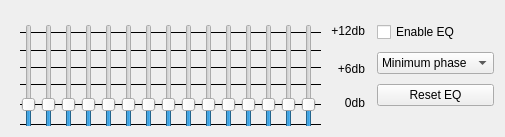
      <widget class="QWidget" name="eq">
       <property name="whatsThis">
        <string>&lt;html&gt;&lt;head/&gt;&lt;body&gt;&lt;p&gt;&lt;span style=&quot; font-weight:600; text-decoration: underline;&quot;&gt;FIR Equalizer&lt;/span&gt;&lt;/p&gt;&lt;p&gt;Cubic spline interpolated 15 bands equalizer&lt;/p&gt;&lt;p&gt;&lt;span style=&quot; font-weight:600;&quot;&gt;Preset:&lt;/span&gt; Here you can select default equalizer presets. &lt;/p&gt;&lt;p&gt;&lt;span style=&quot; font-weight:600;&quot;&gt;Equalizer Bands:&lt;/span&gt; You can manually adjust the levels of amplification and attenuation of the 15 bands. (Min/Max: -12/12dB)&lt;/p&gt;&lt;/body&gt;&lt;/html&gt;</string>
       </property>
       <attribute name="title">
        <string>Equalizer</string>
       </attribute>
       <layout class="QHBoxLayout" name="horizontalLayout_7">
        <item>
         <widget class="QFrame" name="eq_container">
          <property name="minimumSize">
           <size>
            <width>360</width>
            <height>0</height>
           </size>
          </property>
          <property name="frameShape">
           <enum>QFrame::NoFrame</enum>
          </property>
          <property name="frameShadow">
           <enum>QFrame::Raised</enum>
          </property>
          <widget class="QLabel" name="eq_p12db">
           <property name="geometry">
            <rect>
             <x>306</x>
             <y>10</y>
             <width>48</width>
             <height>20</height>
            </rect>
           </property>
           <property name="text">
            <string>+12db</string>
           </property>
           <property name="alignment">
            <set>Qt::AlignRight|Qt::AlignTrailing|Qt::AlignVCenter</set>
           </property>
          </widget>
          <widget class="QSlider" name="eq5">
           <property name="geometry">
            <rect>
             <x>90</x>
             <y>13</y>
             <width>16</width>
             <height>160</height>
            </rect>
           </property>
           <property name="minimum">
            <number>-1200</number>
           </property>
           <property name="maximum">
            <number>1200</number>
           </property>
           <property name="singleStep">
            <number>1</number>
           </property>
           <property name="pageStep">
            <number>50</number>
           </property>
           <property name="orientation">
            <enum>Qt::Vertical</enum>
           </property>
          </widget>
          <widget class="QSlider" name="eq2">
           <property name="geometry">
            <rect>
             <x>30</x>
             <y>13</y>
             <width>16</width>
             <height>160</height>
            </rect>
           </property>
           <property name="minimum">
            <number>-1200</number>
           </property>
           <property name="maximum">
            <number>1200</number>
           </property>
           <property name="singleStep">
            <number>1</number>
           </property>
           <property name="pageStep">
            <number>50</number>
           </property>
           <property name="orientation">
            <enum>Qt::Vertical</enum>
           </property>
          </widget>
          <widget class="Line" name="line_0db">
           <property name="geometry">
            <rect>
             <x>9</x>
             <y>83</y>
             <width>301</width>
             <height>20</height>
            </rect>
           </property>
           <property name="frameShadow">
            <enum>QFrame::Plain</enum>
           </property>
           <property name="orientation">
            <enum>Qt::Horizontal</enum>
           </property>
          </widget>
          <widget class="Line" name="line_p12db">
           <property name="geometry">
            <rect>
             <x>9</x>
             <y>11</y>
             <width>301</width>
             <height>20</height>
            </rect>
           </property>
           <property name="frameShadow">
            <enum>QFrame::Plain</enum>
           </property>
           <property name="orientation">
            <enum>Qt::Horizontal</enum>
           </property>
          </widget>
          <widget class="Line" name="line_0db_2">
           <property name="geometry">
            <rect>
             <x>9</x>
             <y>46</y>
             <width>301</width>
             <height>20</height>
            </rect>
           </property>
           <property name="frameShadow">
            <enum>QFrame::Plain</enum>
           </property>
           <property name="orientation">
            <enum>Qt::Horizontal</enum>
           </property>
          </widget>
          <widget class="QSlider" name="eq3">
           <property name="geometry">
            <rect>
             <x>50</x>
             <y>13</y>
             <width>16</width>
             <height>160</height>
            </rect>
           </property>
           <property name="minimum">
            <number>-1200</number>
           </property>
           <property name="maximum">
            <number>1200</number>
           </property>
           <property name="singleStep">
            <number>1</number>
           </property>
           <property name="pageStep">
            <number>50</number>
           </property>
           <property name="orientation">
            <enum>Qt::Vertical</enum>
           </property>
          </widget>
          <widget class="Line" name="line_p3db">
           <property name="geometry">
            <rect>
             <x>9</x>
             <y>63</y>
             <width>301</width>
             <height>20</height>
            </rect>
           </property>
           <property name="frameShadow">
            <enum>QFrame::Plain</enum>
           </property>
           <property name="orientation">
            <enum>Qt::Horizontal</enum>
           </property>
          </widget>
          <widget class="QSlider" name="eq1">
           <property name="geometry">
            <rect>
             <x>10</x>
             <y>13</y>
             <width>16</width>
             <height>160</height>
            </rect>
           </property>
           <property name="minimum">
            <number>-1200</number>
           </property>
           <property name="maximum">
            <number>1200</number>
           </property>
           <property name="singleStep">
            <number>1</number>
           </property>
           <property name="pageStep">
            <number>50</number>
           </property>
           <property name="value">
            <number>0</number>
           </property>
           <property name="orientation">
            <enum>Qt::Vertical</enum>
           </property>
          </widget>
          <widget class="Line" name="line_p9db">
           <property name="geometry">
            <rect>
             <x>9</x>
             <y>29</y>
             <width>301</width>
             <height>20</height>
            </rect>
           </property>
           <property name="frameShadow">
            <enum>QFrame::Plain</enum>
           </property>
           <property name="orientation">
            <enum>Qt::Horizontal</enum>
           </property>
          </widget>
          <widget class="QLabel" name="eq_p6db">
           <property name="geometry">
            <rect>
             <x>313</x>
             <y>48</y>
             <width>41</width>
             <height>20</height>
            </rect>
           </property>
           <property name="text">
            <string>+6db</string>
           </property>
           <property name="alignment">
            <set>Qt::AlignRight|Qt::AlignTrailing|Qt::AlignVCenter</set>
           </property>
          </widget>
          <widget class="Line" name="line_n6db">
           <property name="geometry">
            <rect>
             <x>9</x>
             <y>120</y>
             <width>301</width>
             <height>20</height>
            </rect>
           </property>
           <property name="frameShadow">
            <enum>QFrame::Plain</enum>
           </property>
           <property name="orientation">
            <enum>Qt::Horizontal</enum>
           </property>
          </widget>
          <widget class="QSlider" name="eq10">
           <property name="geometry">
            <rect>
             <x>190</x>
             <y>13</y>
             <width>16</width>
             <height>160</height>
            </rect>
           </property>
           <property name="minimum">
            <number>-1200</number>
           </property>
           <property name="maximum">
            <number>1200</number>
           </property>
           <property name="singleStep">
            <number>1</number>
           </property>
           <property name="pageStep">
            <number>50</number>
           </property>
           <property name="orientation">
            <enum>Qt::Vertical</enum>
           </property>
          </widget>
          <widget class="QSlider" name="eq7">
           <property name="geometry">
            <rect>
             <x>130</x>
             <y>13</y>
             <width>16</width>
             <height>160</height>
            </rect>
           </property>
           <property name="minimum">
            <number>-1200</number>
           </property>
           <property name="maximum">
            <number>1200</number>
           </property>
           <property name="singleStep">
            <number>1</number>
           </property>
           <property name="pageStep">
            <number>50</number>
           </property>
           <property name="orientation">
            <enum>Qt::Vertical</enum>
           </property>
          </widget>
          <widget class="Line" name="line_n3db">
           <property name="geometry">
            <rect>
             <x>9</x>
             <y>103</y>
             <width>301</width>
             <height>20</height>
            </rect>
           </property>
           <property name="frameShadow">
            <enum>QFrame::Plain</enum>
           </property>
           <property name="orientation">
            <enum>Qt::Horizontal</enum>
           </property>
          </widget>
          <widget class="Line" name="line_n12db">
           <property name="geometry">
            <rect>
             <x>9</x>
             <y>155</y>
             <width>301</width>
             <height>20</height>
            </rect>
           </property>
           <property name="frameShadow">
            <enum>QFrame::Plain</enum>
           </property>
           <property name="orientation">
            <enum>Qt::Horizontal</enum>
           </property>
          </widget>
          <widget class="Line" name="line_n9db">
           <property name="geometry">
            <rect>
             <x>9</x>
             <y>137</y>
             <width>301</width>
             <height>20</height>
            </rect>
           </property>
           <property name="frameShadow">
            <enum>QFrame::Plain</enum>
           </property>
           <property name="orientation">
            <enum>Qt::Horizontal</enum>
           </property>
          </widget>
          <widget class="QLabel" name="eq_0db">
           <property name="geometry">
            <rect>
             <x>315</x>
             <y>83</y>
             <width>39</width>
             <height>17</height>
            </rect>
           </property>
           <property name="text">
            <string>0db</string>
           </property>
           <property name="alignment">
            <set>Qt::AlignRight|Qt::AlignTrailing|Qt::AlignVCenter</set>
           </property>
          </widget>
          <widget class="QLabel" name="eq_n6db">
           <property name="geometry">
            <rect>
             <x>315</x>
             <y>121</y>
             <width>39</width>
             <height>17</height>
            </rect>
           </property>
           <property name="text">
            <string>-6db</string>
           </property>
           <property name="alignment">
            <set>Qt::AlignRight|Qt::AlignTrailing|Qt::AlignVCenter</set>
           </property>
          </widget>
          <widget class="QSlider" name="eq8">
           <property name="geometry">
            <rect>
             <x>150</x>
             <y>13</y>
             <width>16</width>
             <height>160</height>
            </rect>
           </property>
           <property name="minimum">
            <number>-1200</number>
           </property>
           <property name="maximum">
            <number>1200</number>
           </property>
           <property name="singleStep">
            <number>1</number>
           </property>
           <property name="pageStep">
            <number>50</number>
           </property>
           <property name="orientation">
            <enum>Qt::Vertical</enum>
           </property>
          </widget>
          <widget class="QLabel" name="eq_n12db">
           <property name="geometry">
            <rect>
             <x>305</x>
             <y>154</y>
             <width>49</width>
             <height>20</height>
            </rect>
           </property>
           <property name="text">
            <string>-12db</string>
           </property>
           <property name="alignment">
            <set>Qt::AlignRight|Qt::AlignTrailing|Qt::AlignVCenter</set>
           </property>
          </widget>
          <widget class="QSlider" name="eq4">
           <property name="geometry">
            <rect>
             <x>70</x>
             <y>13</y>
             <width>16</width>
             <height>160</height>
            </rect>
           </property>
           <property name="minimum">
            <number>-1200</number>
           </property>
           <property name="maximum">
            <number>1200</number>
           </property>
           <property name="singleStep">
            <number>1</number>
           </property>
           <property name="pageStep">
            <number>50</number>
           </property>
           <property name="orientation">
            <enum>Qt::Vertical</enum>
           </property>
          </widget>
          <widget class="QSlider" name="eq6">
           <property name="geometry">
            <rect>
             <x>110</x>
             <y>13</y>
             <width>16</width>
             <height>160</height>
            </rect>
           </property>
           <property name="minimum">
            <number>-1200</number>
           </property>
           <property name="maximum">
            <number>1200</number>
           </property>
           <property name="singleStep">
            <number>1</number>
           </property>
           <property name="pageStep">
            <number>50</number>
           </property>
           <property name="orientation">
            <enum>Qt::Vertical</enum>
           </property>
          </widget>
          <widget class="QSlider" name="eq9">
           <property name="geometry">
            <rect>
             <x>170</x>
             <y>13</y>
             <width>16</width>
             <height>160</height>
            </rect>
           </property>
           <property name="minimum">
            <number>-1200</number>
           </property>
           <property name="maximum">
            <number>1200</number>
           </property>
           <property name="singleStep">
            <number>1</number>
           </property>
           <property name="pageStep">
            <number>50</number>
           </property>
           <property name="orientation">
            <enum>Qt::Vertical</enum>
           </property>
          </widget>
          <widget class="QSlider" name="eq11">
           <property name="geometry">
            <rect>
             <x>210</x>
             <y>13</y>
             <width>16</width>
             <height>160</height>
            </rect>
           </property>
           <property name="minimum">
            <number>-1200</number>
           </property>
           <property name="maximum">
            <number>1200</number>
           </property>
           <property name="singleStep">
            <number>1</number>
           </property>
           <property name="pageStep">
            <number>50</number>
           </property>
           <property name="orientation">
            <enum>Qt::Vertical</enum>
           </property>
          </widget>
          <widget class="QSlider" name="eq12">
           <property name="geometry">
            <rect>
             <x>230</x>
             <y>13</y>
             <width>16</width>
             <height>160</height>
            </rect>
           </property>
           <property name="minimum">
            <number>-1200</number>
           </property>
           <property name="maximum">
            <number>1200</number>
           </property>
           <property name="singleStep">
            <number>1</number>
           </property>
           <property name="pageStep">
            <number>50</number>
           </property>
           <property name="orientation">
            <enum>Qt::Vertical</enum>
           </property>
          </widget>
          <widget class="QSlider" name="eq13">
           <property name="geometry">
            <rect>
             <x>250</x>
             <y>13</y>
             <width>16</width>
             <height>160</height>
            </rect>
           </property>
           <property name="minimum">
            <number>-1200</number>
           </property>
           <property name="maximum">
            <number>1200</number>
           </property>
           <property name="singleStep">
            <number>1</number>
           </property>
           <property name="pageStep">
            <number>50</number>
           </property>
           <property name="orientation">
            <enum>Qt::Vertical</enum>
           </property>
          </widget>
          <widget class="QSlider" name="eq14">
           <property name="geometry">
            <rect>
             <x>270</x>
             <y>13</y>
             <width>16</width>
             <height>160</height>
            </rect>
           </property>
           <property name="minimum">
            <number>-1200</number>
           </property>
           <property name="maximum">
            <number>1200</number>
           </property>
           <property name="singleStep">
            <number>1</number>
           </property>
           <property name="pageStep">
            <number>50</number>
           </property>
           <property name="orientation">
            <enum>Qt::Vertical</enum>
           </property>
          </widget>
          <widget class="QSlider" name="eq15">
           <property name="geometry">
            <rect>
             <x>290</x>
             <y>13</y>
             <width>16</width>
             <height>160</height>
            </rect>
           </property>
           <property name="minimum">
            <number>-1200</number>
           </property>
           <property name="maximum">
            <number>1200</number>
           </property>
           <property name="singleStep">
            <number>1</number>
           </property>
           <property name="pageStep">
            <number>50</number>
           </property>
           <property name="orientation">
            <enum>Qt::Vertical</enum>
           </property>
          </widget>
          <zorder>line_p9db</zorder>
          <zorder>line_n12db</zorder>
          <zorder>line_p3db</zorder>
          <zorder>line_n6db</zorder>
          <zorder>line_n9db</zorder>
          <zorder>line_0db</zorder>
          <zorder>line_p12db</zorder>
          <zorder>line_0db_2</zorder>
          <zorder>line_n3db</zorder>
          <zorder>eq_p12db</zorder>
          <zorder>eq5</zorder>
          <zorder>eq2</zorder>
          <zorder>eq3</zorder>
          <zorder>eq1</zorder>
          <zorder>eq_p6db</zorder>
          <zorder>eq10</zorder>
          <zorder>eq7</zorder>
          <zorder>eq_0db</zorder>
          <zorder>eq_n6db</zorder>
          <zorder>eq8</zorder>
          <zorder>eq_n12db</zorder>
          <zorder>eq4</zorder>
          <zorder>eq6</zorder>
          <zorder>eq9</zorder>
          <zorder>eq11</zorder>
          <zorder>eq12</zorder>
          <zorder>eq13</zorder>
          <zorder>eq14</zorder>
          <zorder>eq15</zorder>
         </widget>
        </item>
        <item>
         <layout class="QVBoxLayout" name="verticalLayout_18">
          <property name="spacing">
           <number>10</number>
          </property>
          <property name="leftMargin">
           <number>0</number>
          </property>
          <property name="topMargin">
           <number>11</number>
          </property>
          <item>
           <widget class="QCheckBox" name="enable_eq">
            <property name="text">
             <string>Enable EQ</string>
            </property>
           </widget>
          </item>
          <item>
           <widget class="QComboBox" name="eqfiltertype">
            <item>
             <property name="text">
              <string>Minimum phase</string>
             </property>
            </item>
            <item>
             <property name="text">
              <string>Linear phase</string>
             </property>
            </item>
           </widget>
          </item>
          <item>
           <widget class="QPushButton" name="reseteq">
            <property name="text">
             <string>Reset EQ</string>
            </property>
           </widget>
          </item>
          <item>
           <spacer name="verticalSpacer_8">
            <property name="orientation">
             <enum>Qt::Vertical</enum>
            </property>
            <property name="sizeType">
             <enum>QSizePolicy::Expanding</enum>
            </property>
            <property name="sizeHint" stdset="0">
             <size>
              <width>20</width>
              <height>20</height>
             </size>
            </property>
           </spacer>
          </item>
         </layout>
        </item>
       </layout>
      </widget>
